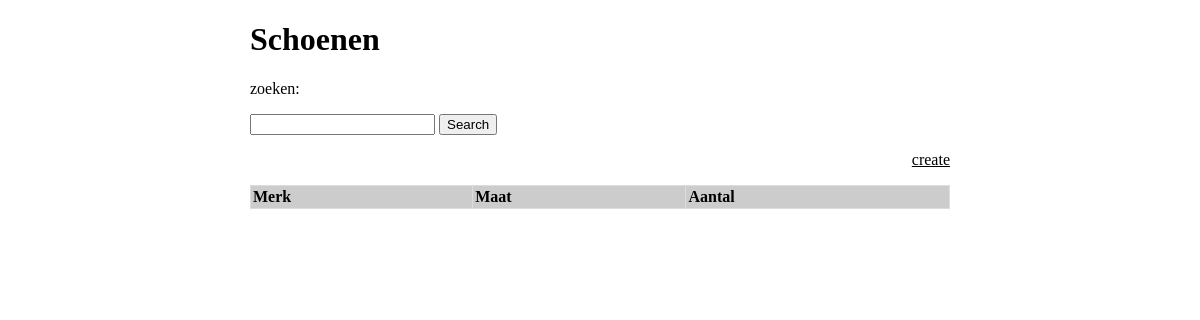
Before: / with the older database file.
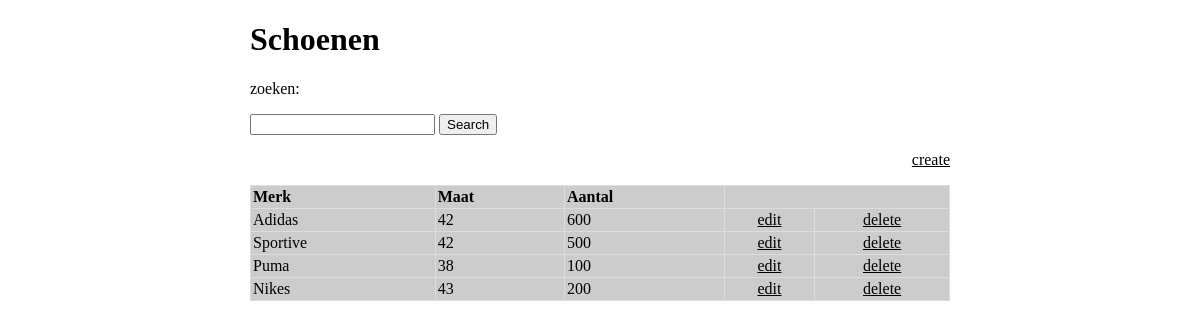
After: the same page with the newer database file.
### tables this page shows
CREATE TABLE IF NOT EXISTS `schoen` (
  `id` int(11) NOT NULL AUTO_INCREMENT,
  `merk` varchar(200) NOT NULL,
  `maat` varchar(200) NOT NULL,
  `aantal` varchar(200) NOT NULL,
  PRIMARY KEY (`id`)
);

### index_logic.php (called while the page is built)
<?php
	$db = new mysqli('localhost','root','','schoenenmerken');
	$query = "select * from schoen";
	$result = $db->query($query);
	$schoenen = $result->fetch_all(MYSQLI_ASSOC);
?>

### index.php (the view, shortened to what this page needs)
<?php
	require_once "index_logic.php";
	require_once "include/header.php";
?>
	<h1>Schoenen</h1>
<p>zoeken:</p>
<form type="POST" action="search.php">
<input type="text" name="search" id="search">
<input type="submit" value="Search" id="submit" name="submit">
</form>
	<p class="options"><a href="create.php">create</a></p>
	<table>
		<thead>
			<tr>
				<th>Merk</th>
				<th>Maat</th>
				<th>Aantal</th>
			</tr>
		</thead>
<?php
	foreach($schoenen as $schoen):
?>
			<tr>
				<td><?=$schoen['merk']?></td>
				<td><?=$schoen['maat']?></td>
				<td><?=$schoen['aantal']?></td>
				<td class="center"><a href="edit.php?id=<?=$schoen['id']?>">edit</a></td>
				<td class="center"><a href="delete.php?id=<?=$schoen['id']?>">delete</a></td>
			</tr>
<?php
	endforeach;
?>
	</table>

### include/header.php (shortened to what this page needs)
<!doctype html>
<html>
	<head>
		<link rel="stylesheet" href="include/style.css" type="text/css">
	</head>
	<body>

### include/style.css (style rules this page uses)
body { margin : 0 auto; width : 700px; }
table { width : 700px; }
table, td, th { border : 1px #ddd solid; border-collapse : collapse; background-color: #ccc; color : black; }
td, th { padding : 2px; }
th { text-align : left; }
td.center { text-align : center; }
a { color : black; }
p.options { text-align : right; }

Changed rows visible on the page:
added schoen: merk "Adidas", maat "42", aantal "600"
added schoen: merk "Sportive", maat "42", aantal "500"
added schoen: merk "Puma", maat "38", aantal "100"
added schoen: merk "Nikes", maat "43", aantal "200"
